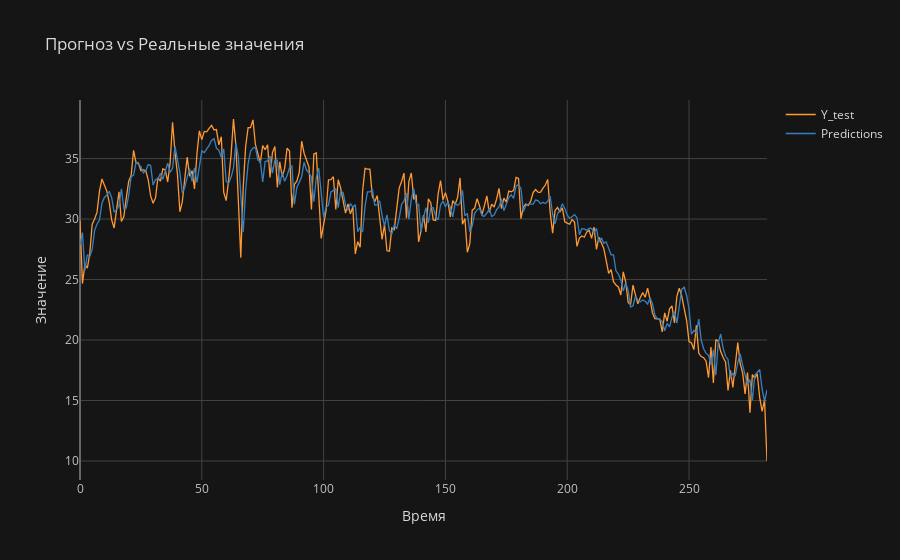

Notebook cell for this chart:
### Code cell
gru_pred_a = gru_model_a.predict(X_test)
gru_pred_a = target_transformer.inverse_transform(gru_pred_a)

y_test = y_test.reshape(-1, 1)
y_test = target_transformer.inverse_transform(y_test)


gru_mape_a = mean_absolute_percentage_error(y_test, gru_pred_a)
gru_mae_a = mean_absolute_error(y_test, gru_pred_a)
print(f"MAPE: {gru_mape_a} %")
print(f"MAE: {gru_mae_a}")

df_test = pd.DataFrame({
    'Y_test': y_test.ravel(),
    'Predictions': gru_pred_a.ravel()
})
# Отобразить на графике
df_test.iplot(title="Прогноз vs Реальные значения", xTitle="Время", yTitle="Значение", theme="solar")

### Figure 1 — Plotly figure (JSON) as saved in the notebook; plotly's stock layout.template omitted (floating-point values rounded to 4 significant figures; data arrays with more than 128 entries replaced by an {"elided": "..."} marker saying what was removed)
{"data": [{"line": {"color": "rgba(255, 153, 51, 1.0)", "dash": "solid", "shape": "linear", "width": 1.3}, "mode": "lines", "name": "Y_test", "text": "", "type": "scatter", "x": {"elided": "283 int values"}, "y": {"elided": "283 float values"}}, {"line": {"color": "rgba(55, 128, 191, 1.0)", "dash": "solid", "shape": "linear", "width": 1.3}, "mode": "lines", "name": "Predictions", "text": "", "type": "scatter", "x": {"elided": "283 int values"}, "y": {"elided": "283 float values"}}], "layout": {"legend": {"bgcolor": "#151516", "font": {"color": "#D9D9D9"}}, "paper_bgcolor": "#151516", "plot_bgcolor": "#151516", "title": {"font": {"color": "#D9D9D9"}, "text": "Прогноз vs Реальные значения"}, "xaxis": {"gridcolor": "#434343", "showgrid": true, "tickfont": {"color": "#C2C2C2"}, "title": {"font": {"color": "#D9D9D9"}, "text": "Время"}, "zerolinecolor": "#666570"}, "yaxis": {"gridcolor": "#434343", "showgrid": true, "tickfont": {"color": "#C2C2C2"}, "title": {"font": {"color": "#D9D9D9"}, "text": "Значение"}, "zerolinecolor": "#666570"}}}
